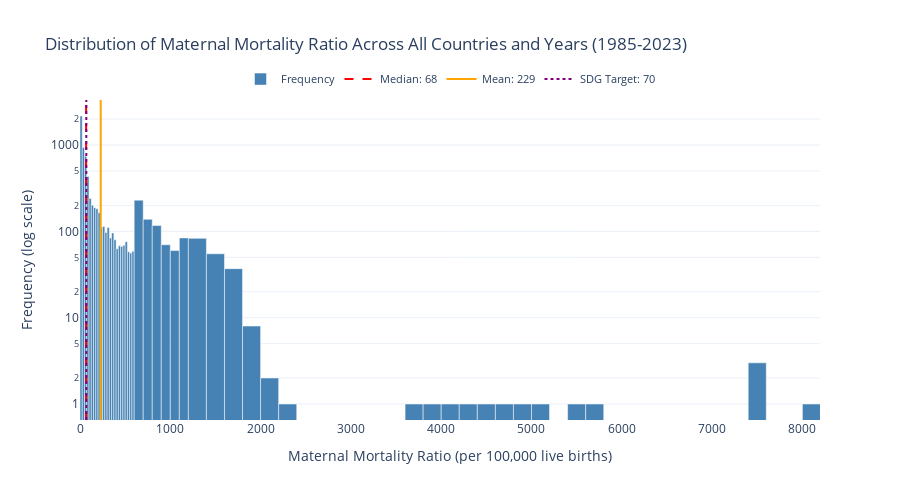

This figure's notebook cell:
### Markdown cell above
### EDA 1: Maternal Mortality Ratio Distribution (Histogram)

### Code cell
# Distribution of Maternal Mortality Ratio
import plotly.graph_objects as go
import numpy as np

# Calculate statistics
median_val = df['Maternal_Mortality_Ratio'].median()
mean_val = df['Maternal_Mortality_Ratio'].mean()
max_val = int(df['Maternal_Mortality_Ratio'].max()) + 100

# Create custom bins
bins = list(range(0, 600, 25)) + list(range(600, 1200, 100)) + list(range(1200, max_val + 200, 200))

# Calculate histogram data
hist_counts, bin_edges = np.histogram(df['Maternal_Mortality_Ratio'], bins=bins)

# Create figure
fig_dist = go.Figure()

# Add histogram with improved hover template
fig_dist.add_trace(go.Bar(
    x=[(bin_edges[i] + bin_edges[i+1])/2 for i in range(len(bin_edges)-1)],
    y=hist_counts,
    width=np.diff(bin_edges),
    name='Frequency',
    marker_color='steelblue',
    marker_line_color='white',
    marker_line_width=0.5,
    customdata=[[bin_edges[i], bin_edges[i+1]] for i in range(len(bin_edges)-1)],
    hovertemplate='<b>MMR Range: %{customdata[0]:.0f} - %{customdata[1]:.0f}</b><br>' +
                  'Count: %{y} observations<br>' +
                  '<extra></extra>'
))

# Add vertical lines for median, mean, and SDG target with legend traces
fig_dist.add_vline(x=median_val, line_dash="dash", line_color="red", line_width=2)
fig_dist.add_vline(x=mean_val, line_dash="solid", line_color="orange", line_width=2)
fig_dist.add_vline(x=70, line_dash="dot", line_color="purple", line_width=2)

# Add invisible traces for legend
fig_dist.add_trace(go.Scatter(
    x=[None], y=[None], mode='lines',
    line=dict(color='red', dash='dash', width=2),
    name=f'Median: {median_val:.0f}',
    showlegend=True
))
fig_dist.add_trace(go.Scatter(
    x=[None], y=[None], mode='lines',
    line=dict(color='orange', dash='solid', width=2),
    name=f'Mean: {mean_val:.0f}',
    showlegend=True
))
fig_dist.add_trace(go.Scatter(
    x=[None], y=[None], mode='lines',
    line=dict(color='purple', dash='dot', width=2),
    name='SDG Target: 70',
    showlegend=True
))

# Update layout
fig_dist.update_layout(
    title='Distribution of Maternal Mortality Ratio Across All Countries and Years (1985-2023)',
    xaxis_title='Maternal Mortality Ratio (per 100,000 live births)',
    yaxis_title='Frequency (log scale)',
    yaxis_type='log',
    template='plotly_white',
    height=500,
    showlegend=True,
    legend=dict(
        orientation="h",
        yanchor="bottom",
        y=1.02,
        xanchor="center",
        x=0.5,
        font=dict(size=11)
    ),
    hovermode='closest'
)

fig_dist.update_xaxes(range=[0, max_val + 50])

fig_dist.show()

# Print distribution summary
print(f"\n📊 Distribution Summary:")
print(f"   Values ≤ 70 (SDG target): {(df['Maternal_Mortality_Ratio'] <= 70).sum():,} ({(df['Maternal_Mortality_Ratio'] <= 70).mean()*100:.1f}%)")
print(f"   Values 71-200: {((df['Maternal_Mortality_Ratio'] > 70) & (df['Maternal_Mortality_Ratio'] <= 200)).sum():,} ({((df['Maternal_Mortality_Ratio'] > 70) & (df['Maternal_Mortality_Ratio'] <= 200)).mean()*100:.1f}%)")
print(f"   Values 201-500: {((df['Maternal_Mortality_Ratio'] > 200) & (df['Maternal_Mortality_Ratio'] <= 500)).sum():,} ({((df['Maternal_Mortality_Ratio'] > 200) & (df['Maternal_Mortality_Ratio'] <= 500)).mean()*100:.1f}%)")
print(f"   Values 501-1000: {((df['Maternal_Mortality_Ratio'] > 500) & (df['Maternal_Mortality_Ratio'] <= 1000)).sum():,} ({((df['Maternal_Mortality_Ratio'] > 500) & (df['Maternal_Mortality_Ratio'] <= 1000)).mean()*100:.1f}%)")
print(f"   Values > 1000: {(df['Maternal_Mortality_Ratio'] > 1000).sum():,} ({(df['Maternal_Mortality_Ratio'] > 1000).mean()*100:.1f}%)")
print(f"   Max value: {df['Maternal_Mortality_Ratio'].max():.0f}")

### Figure 1 — Plotly figure (JSON) as saved in the notebook; plotly's stock layout.template omitted (floating-point values rounded to 4 significant figures; data arrays with more than 128 entries replaced by an {"elided": "..."} marker saying what was removed)
{"data": [{"customdata": {"elided": "65x2 int values"}, "hovertemplate": "<b>MMR Range: %{customdata[0]:.0f} - %{customdata[1]:.0f}</b><br>Count: %{y} observations<br><extra></extra>", "marker": {"color": "steelblue", "line": {"color": "white", "width": 0.5}}, "name": "Frequency", "type": "bar", "width": [25, 25, 25, 25, 25, 25, 25, 25, 25, 25, 25, 25, 25, 25, 25, 25, 25, 25, 25, 25, 25, 25, 25, 25, 100, 100, 100, 100, 100, 100, 200, 200, 200, 200, 200, 200, 200, 200, 200, 200, 200, 200, 200, 200, 200, 200, 200, 200, 200, 200, 200, 200, 200, 200, 200, 200, 200, 200, 200, 200, 200, 200, 200, 200, 200], "x": [12.5, 37.5, 62.5, 87.5, 112.5, 137.5, 162.5, 187.5, 212.5, 237.5, 262.5, 287.5, 312.5, 337.5, 362.5, 387.5, 412.5, 437.5, 462.5, 487.5, 512.5, 537.5, 562.5, 587.5, 650, 750, 850, 950, 1050, 1150, 1300, 1500, 1700, 1900, 2100, 2300, 2500, 2700, 2900, 3100, 3300, 3500, 3700, 3900, 4100, 4300, 4500, 4700, 4900, 5100, 5300, 5500, 5700, 5900, 6100, 6300, 6500, 6700, 6900, 7100, 7300, 7500, 7700, 7900, 8100], "y": [2171, 939, 743, 433, 241, 201, 188, 183, 164, 111, 114, 97, 111, 84, 96, 80, 63, 68, 67, 69, 76, 58, 56, 59, 230, 138, 117, 70, 60, 84, 83, 55, 37, 8, 2, 1, 0, 0, 0, 0, 0, 0, 1, 1, 1, 1, 1, 1, 1, 1, 0, 1, 1, 0, 0, 0, 0, 0, 0, 0, 0, 3, 0, 0, 1]}, {"line": {"color": "red", "dash": "dash", "width": 2}, "mode": "lines", "name": "Median: 68", "showlegend": true, "type": "scatter", "x": [null], "y": [null]}, {"line": {"color": "orange", "dash": "solid", "width": 2}, "mode": "lines", "name": "Mean: 229", "showlegend": true, "type": "scatter", "x": [null], "y": [null]}, {"line": {"color": "purple", "dash": "dot", "width": 2}, "mode": "lines", "name": "SDG Target: 70", "showlegend": true, "type": "scatter", "x": [null], "y": [null]}], "layout": {"height": 500, "hovermode": "closest", "legend": {"font": {"size": 11}, "orientation": "h", "x": 0.5, "xanchor": "center", "y": 1.02, "yanchor": "bottom"}, "shapes": [{"line": {"color": "red", "dash": "dash", "width": 2}, "type": "line", "x0": 68, "x1": 68, "xref": "x", "y0": 0, "y1": 1, "yref": "y domain"}, {"line": {"color": "orange", "dash": "solid", "width": 2}, "type": "line", "x0": 229.4, "x1": 229.4, "xref": "x", "y0": 0, "y1": 1, "yref": "y domain"}, {"line": {"color": "purple", "dash": "dot", "width": 2}, "type": "line", "x0": 70, "x1": 70, "xref": "x", "y0": 0, "y1": 1, "yref": "y domain"}], "showlegend": true, "title": {"text": "Distribution of Maternal Mortality Ratio Across All Countries and Years (1985-2023)"}, "xaxis": {"range": [0, 8195], "title": {"text": "Maternal Mortality Ratio (per 100,000 live births)"}}, "yaxis": {"title": {"text": "Frequency (log scale)"}, "type": "log"}}}
